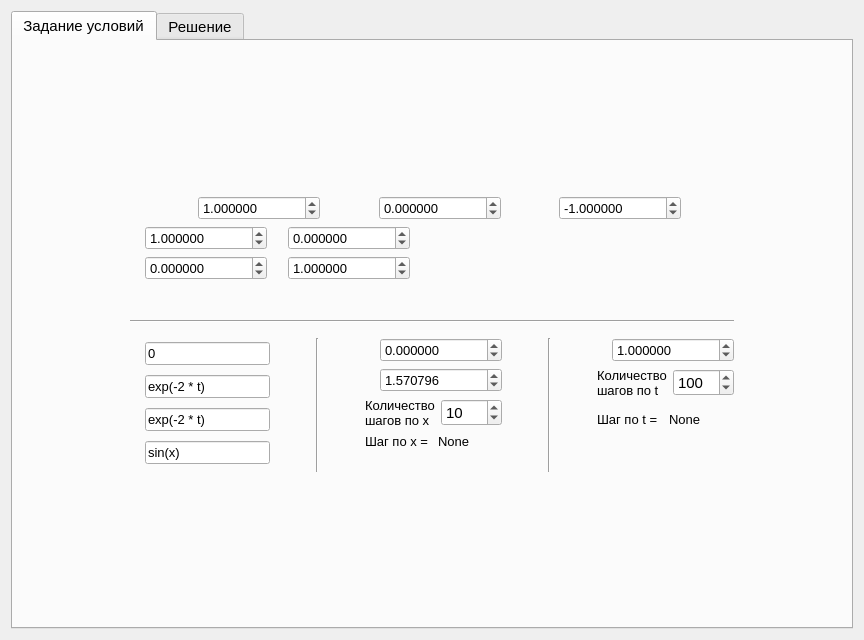
<?xml version="1.0" encoding="UTF-8"?>
<ui version="4.0">
 <class>Form</class>
 <widget class="QWidget" name="Form">
  <property name="geometry">
   <rect>
    <x>0</x>
    <y>0</y>
    <width>864</width>
    <height>640</height>
   </rect>
  </property>
  <property name="font">
   <font>
    <pointsize>8</pointsize>
   </font>
  </property>
  <property name="windowTitle">
   <string>Form</string>
  </property>
  <layout class="QGridLayout" name="gridLayout">
   <item row="0" column="0">
    <widget class="QTabWidget" name="tabWidget">
     <property name="font">
      <font>
       <pointsize>11</pointsize>
      </font>
     </property>
     <property name="currentIndex">
      <number>0</number>
     </property>
     <property name="elideMode">
      <enum>Qt::ElideMiddle</enum>
     </property>
     <widget class="QWidget" name="tab_statement">
      <attribute name="title">
       <string>Задание условий</string>
      </attribute>
      <layout class="QGridLayout" name="gridLayout_19">
       <item row="2" column="3">
        <spacer name="horizontalSpacer_5">
         <property name="orientation">
          <enum>Qt::Horizontal</enum>
         </property>
         <property name="sizeHint" stdset="0">
          <size>
           <width>40</width>
           <height>20</height>
          </size>
         </property>
        </spacer>
       </item>
       <item row="0" column="1">
        <spacer name="verticalSpacer">
         <property name="orientation">
          <enum>Qt::Vertical</enum>
         </property>
         <property name="sizeHint" stdset="0">
          <size>
           <width>20</width>
           <height>40</height>
          </size>
         </property>
        </spacer>
       </item>
       <item row="3" column="0">
        <spacer name="horizontalSpacer_4">
         <property name="orientation">
          <enum>Qt::Horizontal</enum>
         </property>
         <property name="sizeHint" stdset="0">
          <size>
           <width>40</width>
           <height>20</height>
          </size>
         </property>
        </spacer>
       </item>
       <item row="4" column="2">
        <spacer name="verticalSpacer_3">
         <property name="orientation">
          <enum>Qt::Vertical</enum>
         </property>
         <property name="sizeHint" stdset="0">
          <size>
           <width>20</width>
           <height>40</height>
          </size>
         </property>
        </spacer>
       </item>
       <item row="3" column="1" colspan="2">
        <layout class="QGridLayout" name="gridLayout_18">
         <item row="0" column="5">
          <layout class="QGridLayout" name="gridLayout_13">
           <item row="2" column="0">
            <layout class="QGridLayout" name="gridLayout_15">
             <item row="0" column="0">
              <widget class="QLabel" name="label_19">
               <property name="font">
                <font>
                 <family>MS Shell Dlg 2</family>
                 <pointsize>10</pointsize>
                </font>
               </property>
               <property name="text">
                <string>Количество
шагов по x</string>
               </property>
              </widget>
             </item>
             <item row="0" column="1">
              <widget class="QSpinBox" name="spinBox_nx">
               <property name="minimum">
                <number>1</number>
               </property>
               <property name="maximum">
                <number>1000</number>
               </property>
               <property name="value">
                <number>10</number>
               </property>
              </widget>
             </item>
            </layout>
           </item>
           <item row="0" column="0">
            <layout class="QGridLayout" name="gridLayout_11">
             <item row="0" column="0">
              <widget class="QLabel" name="label_7_1">
               <property name="text">
                <string/>
               </property>
               <property name="pixmap">
                <pixmap>../resource/7_1.png</pixmap>
               </property>
              </widget>
             </item>
             <item row="0" column="1">
              <widget class="QDoubleSpinBox" name="doubleSpinBox_l1">
               <property name="font">
                <font>
                 <pointsize>10</pointsize>
                </font>
               </property>
               <property name="decimals">
                <number>6</number>
               </property>
               <property name="minimum">
                <double>-1000000.000000000000000</double>
               </property>
               <property name="maximum">
                <double>1000000.000000000000000</double>
               </property>
              </widget>
             </item>
            </layout>
           </item>
           <item row="1" column="0">
            <layout class="QGridLayout" name="gridLayout_12">
             <item row="0" column="0">
              <widget class="QLabel" name="label_7_2">
               <property name="text">
                <string/>
               </property>
               <property name="pixmap">
                <pixmap>../resource/7_2.png</pixmap>
               </property>
              </widget>
             </item>
             <item row="0" column="1">
              <widget class="QDoubleSpinBox" name="doubleSpinBox_l2">
               <property name="font">
                <font>
                 <pointsize>10</pointsize>
                </font>
               </property>
               <property name="decimals">
                <number>6</number>
               </property>
               <property name="minimum">
                <double>-1000000.000000000000000</double>
               </property>
               <property name="maximum">
                <double>1000000.000000000000000</double>
               </property>
               <property name="value">
                <double>1.570796000000000</double>
               </property>
              </widget>
             </item>
            </layout>
           </item>
           <item row="4" column="0">
            <widget class="QLabel" name="label_7_3">
             <property name="text">
              <string/>
             </property>
             <property name="pixmap">
              <pixmap>../resource/7_3.png</pixmap>
             </property>
            </widget>
           </item>
           <item row="3" column="0">
            <layout class="QGridLayout" name="gridLayout_20">
             <item row="0" column="0">
              <widget class="QLabel" name="label_22">
               <property name="font">
                <font>
                 <pointsize>10</pointsize>
                </font>
               </property>
               <property name="text">
                <string>Шаг по x = </string>
               </property>
              </widget>
             </item>
             <item row="0" column="1">
              <widget class="QLabel" name="label_stepx">
               <property name="font">
                <font>
                 <pointsize>10</pointsize>
                </font>
               </property>
               <property name="text">
                <string>None</string>
               </property>
              </widget>
             </item>
            </layout>
           </item>
          </layout>
         </item>
         <item row="0" column="0">
          <layout class="QGridLayout" name="gridLayout_10">
           <item row="0" column="0">
            <layout class="QGridLayout" name="gridLayout_6">
             <item row="0" column="0">
              <widget class="QLabel" name="label_6_1">
               <property name="text">
                <string/>
               </property>
               <property name="pixmap">
                <pixmap>../resource/6_1.png</pixmap>
               </property>
              </widget>
             </item>
             <item row="0" column="1">
              <widget class="QLineEdit" name="lineEdit_f">
               <property name="font">
                <font>
                 <pointsize>10</pointsize>
                </font>
               </property>
               <property name="text">
                <string>0</string>
               </property>
              </widget>
             </item>
            </layout>
           </item>
           <item row="3" column="0">
            <layout class="QGridLayout" name="gridLayout_9">
             <item row="0" column="0">
              <widget class="QLabel" name="label_6_4">
               <property name="text">
                <string/>
               </property>
               <property name="pixmap">
                <pixmap>../resource/6_4.png</pixmap>
               </property>
              </widget>
             </item>
             <item row="0" column="1">
              <widget class="QLineEdit" name="lineEdit_psi">
               <property name="font">
                <font>
                 <pointsize>10</pointsize>
                </font>
               </property>
               <property name="text">
                <string>sin(x)</string>
               </property>
              </widget>
             </item>
            </layout>
           </item>
           <item row="1" column="0">
            <layout class="QGridLayout" name="gridLayout_7">
             <item row="0" column="0">
              <widget class="QLabel" name="label_6_2">
               <property name="text">
                <string/>
               </property>
               <property name="pixmap">
                <pixmap>../resource/6_2.png</pixmap>
               </property>
              </widget>
             </item>
             <item row="0" column="1">
              <widget class="QLineEdit" name="lineEdit_phi0">
               <property name="font">
                <font>
                 <pointsize>10</pointsize>
                </font>
               </property>
               <property name="text">
                <string>exp(-2 * t)</string>
               </property>
              </widget>
             </item>
            </layout>
           </item>
           <item row="2" column="0">
            <layout class="QGridLayout" name="gridLayout_8">
             <item row="0" column="0">
              <widget class="QLabel" name="label_6_3">
               <property name="text">
                <string/>
               </property>
               <property name="pixmap">
                <pixmap>../resource/6_3.png</pixmap>
               </property>
              </widget>
             </item>
             <item row="0" column="1">
              <widget class="QLineEdit" name="lineEdit_phi1">
               <property name="font">
                <font>
                 <pointsize>10</pointsize>
                </font>
               </property>
               <property name="text">
                <string>exp(-2 * t)</string>
               </property>
              </widget>
             </item>
            </layout>
           </item>
          </layout>
         </item>
         <item row="0" column="9">
          <layout class="QGridLayout" name="gridLayout_17">
           <item row="0" column="0">
            <layout class="QGridLayout" name="gridLayout_14">
             <item row="0" column="0">
              <widget class="QLabel" name="label_8_1">
               <property name="text">
                <string/>
               </property>
               <property name="pixmap">
                <pixmap>../resource/8_1.png</pixmap>
               </property>
              </widget>
             </item>
             <item row="0" column="1">
              <widget class="QDoubleSpinBox" name="doubleSpinBox_T">
               <property name="font">
                <font>
                 <pointsize>10</pointsize>
                </font>
               </property>
               <property name="decimals">
                <number>6</number>
               </property>
               <property name="minimum">
                <double>-1000000.000000000000000</double>
               </property>
               <property name="maximum">
                <double>1000000.000000000000000</double>
               </property>
               <property name="value">
                <double>1.000000000000000</double>
               </property>
              </widget>
             </item>
            </layout>
           </item>
           <item row="1" column="0">
            <layout class="QGridLayout" name="gridLayout_16">
             <item row="0" column="0">
              <widget class="QLabel" name="label_20">
               <property name="font">
                <font>
                 <pointsize>10</pointsize>
                </font>
               </property>
               <property name="text">
                <string>Количество
шагов по t</string>
               </property>
              </widget>
             </item>
             <item row="0" column="1">
              <widget class="QSpinBox" name="spinBox_nt">
               <property name="minimum">
                <number>1</number>
               </property>
               <property name="maximum">
                <number>1000</number>
               </property>
               <property name="value">
                <number>100</number>
               </property>
              </widget>
             </item>
            </layout>
           </item>
           <item row="2" column="0">
            <layout class="QGridLayout" name="gridLayout_21">
             <item row="0" column="1">
              <widget class="QLabel" name="label_stept">
               <property name="font">
                <font>
                 <pointsize>10</pointsize>
                </font>
               </property>
               <property name="text">
                <string>None</string>
               </property>
              </widget>
             </item>
             <item row="0" column="0">
              <widget class="QLabel" name="label_24">
               <property name="font">
                <font>
                 <pointsize>10</pointsize>
                </font>
               </property>
               <property name="text">
                <string>Шаг по t = </string>
               </property>
              </widget>
             </item>
            </layout>
           </item>
           <item row="3" column="0">
            <widget class="QLabel" name="label_8_2">
             <property name="font">
              <font>
               <family>MS Shell Dlg 2</family>
               <pointsize>8</pointsize>
              </font>
             </property>
             <property name="text">
              <string/>
             </property>
             <property name="pixmap">
              <pixmap>../resource/8_2.png</pixmap>
             </property>
            </widget>
           </item>
          </layout>
         </item>
         <item row="0" column="7">
          <widget class="Line" name="line_3">
           <property name="orientation">
            <enum>Qt::Vertical</enum>
           </property>
          </widget>
         </item>
         <item row="0" column="2">
          <widget class="Line" name="line_2">
           <property name="orientation">
            <enum>Qt::Vertical</enum>
           </property>
          </widget>
         </item>
         <item row="0" column="6">
          <spacer name="horizontalSpacer_9">
           <property name="orientation">
            <enum>Qt::Horizontal</enum>
           </property>
           <property name="sizeHint" stdset="0">
            <size>
             <width>40</width>
             <height>20</height>
            </size>
           </property>
          </spacer>
         </item>
         <item row="0" column="4">
          <spacer name="horizontalSpacer_8">
           <property name="orientation">
            <enum>Qt::Horizontal</enum>
           </property>
           <property name="sizeHint" stdset="0">
            <size>
             <width>40</width>
             <height>20</height>
            </size>
           </property>
          </spacer>
         </item>
         <item row="0" column="1">
          <spacer name="horizontalSpacer_7">
           <property name="orientation">
            <enum>Qt::Horizontal</enum>
           </property>
           <property name="sizeHint" stdset="0">
            <size>
             <width>40</width>
             <height>20</height>
            </size>
           </property>
          </spacer>
         </item>
         <item row="0" column="8">
          <spacer name="horizontalSpacer_10">
           <property name="orientation">
            <enum>Qt::Horizontal</enum>
           </property>
           <property name="sizeHint" stdset="0">
            <size>
             <width>40</width>
             <height>20</height>
            </size>
           </property>
          </spacer>
         </item>
        </layout>
       </item>
       <item row="2" column="1" colspan="2">
        <widget class="Line" name="line">
         <property name="orientation">
          <enum>Qt::Horizontal</enum>
         </property>
        </widget>
       </item>
       <item row="1" column="1" colspan="2">
        <layout class="QGridLayout" name="gridLayout_5">
         <item row="1" column="2">
          <spacer name="horizontalSpacer">
           <property name="orientation">
            <enum>Qt::Horizontal</enum>
           </property>
           <property name="sizeHint" stdset="0">
            <size>
             <width>40</width>
             <height>20</height>
            </size>
           </property>
          </spacer>
         </item>
         <item row="3" column="2">
          <spacer name="horizontalSpacer_3">
           <property name="orientation">
            <enum>Qt::Horizontal</enum>
           </property>
           <property name="sizeHint" stdset="0">
            <size>
             <width>40</width>
             <height>20</height>
            </size>
           </property>
          </spacer>
         </item>
         <item row="2" column="2">
          <spacer name="horizontalSpacer_2">
           <property name="orientation">
            <enum>Qt::Horizontal</enum>
           </property>
           <property name="sizeHint" stdset="0">
            <size>
             <width>40</width>
             <height>20</height>
            </size>
           </property>
          </spacer>
         </item>
         <item row="3" column="1">
          <widget class="QLabel" name="label_4_1">
           <property name="text">
            <string/>
           </property>
           <property name="pixmap">
            <pixmap>../resource/4_1.png</pixmap>
           </property>
          </widget>
         </item>
         <item row="0" column="0" rowspan="4">
          <widget class="QLabel" name="label_5_1">
           <property name="text">
            <string/>
           </property>
           <property name="pixmap">
            <pixmap>../resource/5.png</pixmap>
           </property>
          </widget>
         </item>
         <item row="2" column="1">
          <layout class="QGridLayout" name="gridLayout_4">
           <item row="0" column="0">
            <widget class="QDoubleSpinBox" name="doubleSpinBox_gamma">
             <property name="font">
              <font>
               <pointsize>10</pointsize>
              </font>
             </property>
             <property name="decimals">
              <number>6</number>
             </property>
             <property name="minimum">
              <double>-1000000.000000000000000</double>
             </property>
             <property name="maximum">
              <double>1000000.000000000000000</double>
             </property>
             <property name="singleStep">
              <double>1.000000000000000</double>
             </property>
             <property name="value">
              <double>0.000000000000000</double>
             </property>
            </widget>
           </item>
           <item row="0" column="1">
            <widget class="QLabel" name="label_3_1">
             <property name="text">
              <string/>
             </property>
             <property name="pixmap">
              <pixmap>../resource/3_1.png</pixmap>
             </property>
            </widget>
           </item>
           <item row="0" column="2">
            <widget class="QDoubleSpinBox" name="doubleSpinBox_delta">
             <property name="font">
              <font>
               <pointsize>10</pointsize>
              </font>
             </property>
             <property name="decimals">
              <number>6</number>
             </property>
             <property name="minimum">
              <double>-1000000.000000000000000</double>
             </property>
             <property name="maximum">
              <double>1000000.000000000000000</double>
             </property>
             <property name="value">
              <double>1.000000000000000</double>
             </property>
            </widget>
           </item>
           <item row="0" column="3">
            <widget class="QLabel" name="label_3_2">
             <property name="text">
              <string/>
             </property>
             <property name="pixmap">
              <pixmap>../resource/3_2.png</pixmap>
             </property>
            </widget>
           </item>
          </layout>
         </item>
         <item row="1" column="1">
          <layout class="QGridLayout" name="gridLayout_3">
           <item row="0" column="0">
            <widget class="QDoubleSpinBox" name="doubleSpinBox_alpha">
             <property name="font">
              <font>
               <pointsize>10</pointsize>
              </font>
             </property>
             <property name="decimals">
              <number>6</number>
             </property>
             <property name="minimum">
              <double>-1000000.000000000000000</double>
             </property>
             <property name="maximum">
              <double>1000000.000000000000000</double>
             </property>
             <property name="value">
              <double>1.000000000000000</double>
             </property>
            </widget>
           </item>
           <item row="0" column="1">
            <widget class="QLabel" name="label_2_1">
             <property name="text">
              <string/>
             </property>
             <property name="pixmap">
              <pixmap>../resource/2_1.png</pixmap>
             </property>
            </widget>
           </item>
           <item row="0" column="2">
            <widget class="QDoubleSpinBox" name="doubleSpinBox_beta">
             <property name="font">
              <font>
               <pointsize>10</pointsize>
              </font>
             </property>
             <property name="decimals">
              <number>6</number>
             </property>
             <property name="minimum">
              <double>-1000000.000000000000000</double>
             </property>
             <property name="maximum">
              <double>1000000.000000000000000</double>
             </property>
            </widget>
           </item>
           <item row="0" column="3">
            <widget class="QLabel" name="label_2_2">
             <property name="text">
              <string/>
             </property>
             <property name="pixmap">
              <pixmap>../resource/2_2.png</pixmap>
             </property>
            </widget>
           </item>
          </layout>
         </item>
         <item row="0" column="1" colspan="2">
          <layout class="QGridLayout" name="gridLayout_2">
           <item row="0" column="0">
            <widget class="QLabel" name="label_1_1">
             <property name="text">
              <string/>
             </property>
             <property name="pixmap">
              <pixmap>../resource/1_1.PNG</pixmap>
             </property>
            </widget>
           </item>
           <item row="0" column="2">
            <widget class="QLabel" name="label_1_2">
             <property name="text">
              <string/>
             </property>
             <property name="pixmap">
              <pixmap>../resource/1_2.PNG</pixmap>
             </property>
            </widget>
           </item>
           <item row="0" column="3">
            <widget class="QDoubleSpinBox" name="doubleSpinBox_b">
             <property name="font">
              <font>
               <pointsize>10</pointsize>
              </font>
             </property>
             <property name="decimals">
              <number>6</number>
             </property>
             <property name="minimum">
              <double>-1000000.000000000000000</double>
             </property>
             <property name="maximum">
              <double>1000000.000000000000000</double>
             </property>
            </widget>
           </item>
           <item row="0" column="1">
            <widget class="QDoubleSpinBox" name="doubleSpinBox_a">
             <property name="font">
              <font>
               <pointsize>10</pointsize>
              </font>
             </property>
             <property name="decimals">
              <number>6</number>
             </property>
             <property name="minimum">
              <double>-1000000.000000000000000</double>
             </property>
             <property name="maximum">
              <double>1000000.000000000000000</double>
             </property>
             <property name="value">
              <double>1.000000000000000</double>
             </property>
            </widget>
           </item>
           <item row="0" column="4">
            <widget class="QLabel" name="label_1_3">
             <property name="text">
              <string/>
             </property>
             <property name="pixmap">
              <pixmap>../resource/1_3.PNG</pixmap>
             </property>
            </widget>
           </item>
           <item row="0" column="5">
            <widget class="QDoubleSpinBox" name="doubleSpinBox_c">
             <property name="font">
              <font>
               <pointsize>10</pointsize>
              </font>
             </property>
             <property name="decimals">
              <number>6</number>
             </property>
             <property name="minimum">
              <double>-1000000.000000000000000</double>
             </property>
             <property name="maximum">
              <double>1000000.000000000000000</double>
             </property>
             <property name="value">
              <double>-1.000000000000000</double>
             </property>
            </widget>
           </item>
           <item row="0" column="6">
            <widget class="QLabel" name="label_1_4">
             <property name="text">
              <string/>
             </property>
             <property name="pixmap">
              <pixmap>../resource/1_4.PNG</pixmap>
             </property>
            </widget>
           </item>
          </layout>
         </item>
        </layout>
       </item>
      </layout>
     </widget>
     <widget class="QWidget" name="tab_solution">
      <attribute name="title">
       <string>Решение</string>
      </attribute>
      <layout class="QGridLayout" name="gridLayout_31">
       <item row="0" column="0">
        <layout class="QGridLayout" name="gridLayout_30">
         <item row="0" column="0">
          <layout class="QGridLayout" name="gridLayout_29">
           <item row="0" column="1">
            <layout class="QGridLayout" name="gridLayout_27">
             <item row="0" column="1">
              <spacer name="verticalSpacer_4">
               <property name="orientation">
                <enum>Qt::Vertical</enum>
               </property>
               <property name="sizeHint" stdset="0">
                <size>
                 <width>20</width>
                 <height>40</height>
                </size>
               </property>
              </spacer>
             </item>
             <item row="1" column="1">
              <widget class="QLabel" name="label_3">
               <property name="text">
                <string>Номер шага по t = </string>
               </property>
              </widget>
             </item>
             <item row="1" column="2">
              <widget class="QSpinBox" name="spinBox_stept">
               <property name="maximum">
                <number>1000000</number>
               </property>
              </widget>
             </item>
            </layout>
           </item>
           <item row="1" column="1">
            <layout class="QGridLayout" name="gridLayout_28">
             <item row="0" column="0">
              <widget class="QLabel" name="label_4">
               <property name="font">
                <font>
                 <pointsize>13</pointsize>
                </font>
               </property>
               <property name="text">
                <string>t =</string>
               </property>
              </widget>
             </item>
             <item row="0" column="1">
              <widget class="QLabel" name="label_t">
               <property name="font">
                <font>
                 <pointsize>13</pointsize>
                </font>
               </property>
               <property name="text">
                <string>0</string>
               </property>
              </widget>
             </item>
             <item row="0" column="2">
              <spacer name="horizontalSpacer_12">
               <property name="orientation">
                <enum>Qt::Horizontal</enum>
               </property>
               <property name="sizeHint" stdset="0">
                <size>
                 <width>40</width>
                 <height>20</height>
                </size>
               </property>
              </spacer>
             </item>
             <item row="1" column="2">
              <spacer name="verticalSpacer_2">
               <property name="orientation">
                <enum>Qt::Vertical</enum>
               </property>
               <property name="sizeHint" stdset="0">
                <size>
                 <width>20</width>
                 <height>40</height>
                </size>
               </property>
              </spacer>
             </item>
            </layout>
           </item>
           <item row="0" column="0">
            <spacer name="horizontalSpacer_14">
             <property name="orientation">
              <enum>Qt::Horizontal</enum>
             </property>
             <property name="sizeHint" stdset="0">
              <size>
               <width>40</width>
               <height>20</height>
              </size>
             </property>
            </spacer>
           </item>
          </layout>
         </item>
         <item row="0" column="3">
          <layout class="QGridLayout" name="gridLayout_26">
           <item row="1" column="1">
            <spacer name="horizontalSpacer_15">
             <property name="orientation">
              <enum>Qt::Horizontal</enum>
             </property>
             <property name="sizeHint" stdset="0">
              <size>
               <width>40</width>
               <height>20</height>
              </size>
             </property>
            </spacer>
           </item>
           <item row="1" column="0">
            <widget class="Line" name="line_4">
             <property name="orientation">
              <enum>Qt::Horizontal</enum>
             </property>
            </widget>
           </item>
           <item row="2" column="0">
            <layout class="QGridLayout" name="gridLayout_25">
             <item row="0" column="0">
              <widget class="QLabel" name="label_2">
               <property name="font">
                <font>
                 <weight>75</weight>
                 <bold>true</bold>
                </font>
               </property>
               <property name="text">
                <string>Аппроксимация граничных условий</string>
               </property>
              </widget>
             </item>
             <item row="1" column="0">
              <layout class="QGridLayout" name="gridLayout_23">
               <item row="0" column="0">
                <widget class="QCheckBox" name="checkBox_o1p2">
                 <property name="font">
                  <font>
                   <pointsize>10</pointsize>
                  </font>
                 </property>
                 <property name="text">
                  <string>1 порядка по 2 точкам</string>
                 </property>
                 <property name="checked">
                  <bool>true</bool>
                 </property>
                </widget>
               </item>
               <item row="0" column="1">
                <widget class="QCheckBox" name="checkBox_o2p2">
                 <property name="font">
                  <font>
                   <pointsize>10</pointsize>
                  </font>
                 </property>
                 <property name="text">
                  <string>2 порядка по 2 точкам</string>
                 </property>
                 <property name="checked">
                  <bool>false</bool>
                 </property>
                </widget>
               </item>
               <item row="0" column="2">
                <widget class="QCheckBox" name="checkBox_o2p3">
                 <property name="font">
                  <font>
                   <pointsize>10</pointsize>
                  </font>
                 </property>
                 <property name="text">
                  <string>2 порядка по 3 точкам</string>
                 </property>
                 <property name="checked">
                  <bool>false</bool>
                 </property>
                </widget>
               </item>
              </layout>
             </item>
            </layout>
           </item>
           <item row="0" column="0">
            <layout class="QGridLayout" name="gridLayout_24">
             <item row="4" column="0">
              <layout class="QGridLayout" name="gridLayout_22">
               <item row="0" column="0">
                <widget class="QCheckBox" name="checkBox_explicit">
                 <property name="font">
                  <font>
                   <pointsize>10</pointsize>
                  </font>
                 </property>
                 <property name="text">
                  <string>Явная схема</string>
                 </property>
                 <property name="checked">
                  <bool>true</bool>
                 </property>
                 <property name="tristate">
                  <bool>false</bool>
                 </property>
                </widget>
               </item>
               <item row="0" column="1">
                <widget class="QCheckBox" name="checkBox_implicit">
                 <property name="font">
                  <font>
                   <pointsize>10</pointsize>
                  </font>
                 </property>
                 <property name="text">
                  <string>Неявная схема</string>
                 </property>
                 <property name="checked">
                  <bool>false</bool>
                 </property>
                </widget>
               </item>
               <item row="0" column="2">
                <widget class="QCheckBox" name="checkBox_crank_nicolson">
                 <property name="font">
                  <font>
                   <pointsize>10</pointsize>
                  </font>
                 </property>
                 <property name="text">
                  <string>Схема Кранка-Николсона</string>
                 </property>
                 <property name="checked">
                  <bool>false</bool>
                 </property>
                </widget>
               </item>
              </layout>
             </item>
             <item row="3" column="0">
              <widget class="QLabel" name="label">
               <property name="font">
                <font>
                 <weight>75</weight>
                 <bold>true</bold>
                </font>
               </property>
               <property name="text">
                <string>Схема решения:</string>
               </property>
              </widget>
             </item>
             <item row="1" column="0">
              <widget class="QLabel" name="label_5">
               <property name="font">
                <font>
                 <weight>75</weight>
                 <bold>true</bold>
                </font>
               </property>
               <property name="text">
                <string>Аналитическое решение U(x, t) = </string>
               </property>
              </widget>
             </item>
             <item row="1" column="1">
              <widget class="QLineEdit" name="lineEdit_analytic_solution">
               <property name="text">
                <string>exp(-2 * t) * sin(x)</string>
               </property>
              </widget>
             </item>
             <item row="2" column="0" colspan="3">
              <widget class="Line" name="line_7">
               <property name="orientation">
                <enum>Qt::Horizontal</enum>
               </property>
              </widget>
             </item>
             <item row="1" column="2">
              <widget class="QCheckBox" name="checkBox_show_analytic">
               <property name="text">
                <string>Показать</string>
               </property>
              </widget>
             </item>
            </layout>
           </item>
          </layout>
         </item>
         <item row="0" column="2">
          <widget class="Line" name="line_5">
           <property name="frameShadow">
            <enum>QFrame::Sunken</enum>
           </property>
           <property name="lineWidth">
            <number>1</number>
           </property>
           <property name="orientation">
            <enum>Qt::Vertical</enum>
           </property>
          </widget>
         </item>
         <item row="0" column="1">
          <spacer name="horizontalSpacer_11">
           <property name="orientation">
            <enum>Qt::Horizontal</enum>
           </property>
           <property name="sizeHint" stdset="0">
            <size>
             <width>40</width>
             <height>20</height>
            </size>
           </property>
          </spacer>
         </item>
        </layout>
       </item>
       <item row="1" column="0">
        <widget class="Line" name="line_6">
         <property name="orientation">
          <enum>Qt::Horizontal</enum>
         </property>
        </widget>
       </item>
       <item row="2" column="0">
        <layout class="QHBoxLayout" name="horizontalLayout">
         <item>
          <layout class="QVBoxLayout" name="verticalLayout_plot_solution">
           <property name="rightMargin">
            <number>0</number>
           </property>
          </layout>
         </item>
         <item>
          <layout class="QVBoxLayout" name="verticalLayout_plot_error">
           <property name="rightMargin">
            <number>0</number>
           </property>
          </layout>
         </item>
        </layout>
       </item>
      </layout>
     </widget>
    </widget>
   </item>
  </layout>
 </widget>
 <resources/>
 <connections/>
</ui>
